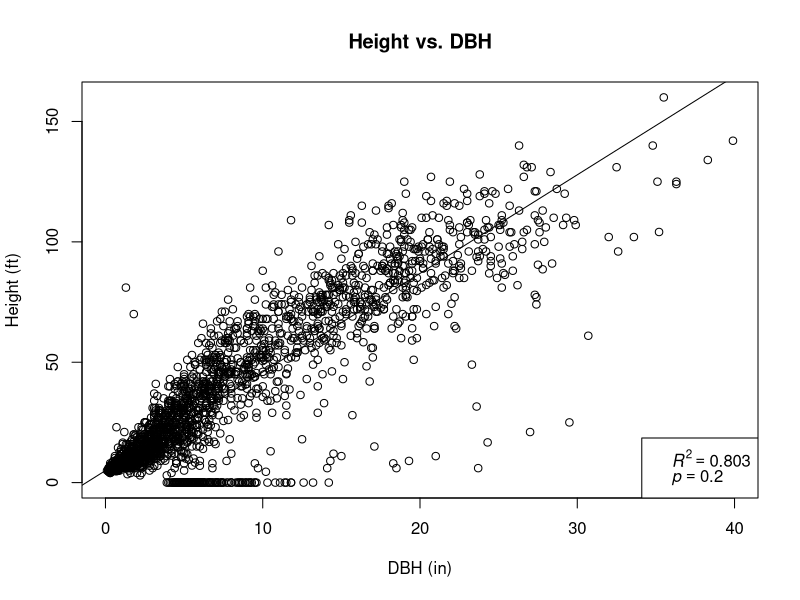
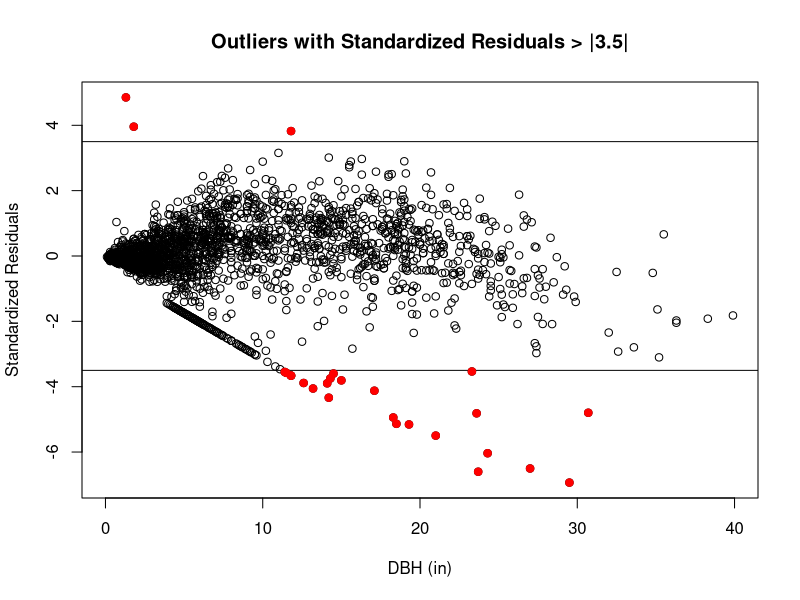

Reproduce these figures in R, in order.
###    Setup workspace
##  Set directory
setwd("C:/Users/amart90/Documents/R/Outlier")

##  Load Packages
3 + 2

##  Load Data
trees = data.frame(read.csv("tbl_trees.csv"))
sample_units = data.frame(read.csv("tbl_unit.csv"))
sample_episodes = data.frame(read.csv("tbl_unitSamplingEpisode.csv"))

##  Add Unit Name
unitID <- merge(sample_episodes[,1:2], sample_units[,1:3], by = "unitID")
unitID <- unitID[,-3]
unitID <- unitID[,-1]
trees <- merge(trees , unitID , by = "unitSamplingEpisodeID")

###    Logical Boundaries
##  Heights
OutL1 <- trees[trees$htlc_ft > trees$ht_ft,]
OutL1 <- OutL1[!is.na(OutL1$treeID),]
OutL2 <- trees[trees$cbh_ft > trees$htlc_ft,]
OutL2 <- OutL2[!is.na(OutL2$treeID),]


##  Scorch/Char
OutL3 <- trees[trees$minBoleChar_ft > trees$maxBoleChar_ft,]
OutL3 <- OutL3[!is.na(OutL3$treeID),]
OutL4 <- trees[trees$maxBoleChar_ft > trees$ht_ft,]
OutL4 <- OutL4[!is.na(OutL4$treeID),]
OutL5 <- trees[trees$maxScorchHt_ft > trees$htlc_ft,]
OutL5 <- OutL5[!is.na(OutL5$treeID),]

##  StatusID
OutL6 <- trees[trees$statusID == 6,]
OutL6 <- OutL6[OutL6$htlc_ft > 0,]
OutL6 <- OutL6[!is.na(OutL6$htlc_ft),]
OutL7 <- trees[trees$statusID == 1,]
OutL7 <- OutL7[OutL7$htlc_ft == 0,]
OutL7 <- OutL7[!is.na(OutL7$htlc_ft),]
OutL8 <- trees[trees$statusID == 6,]
OutL8 <- OutL8[!is.na(OutL8$maxScorchHt_ft) | !is.na(OutL8$minBoleChar_ft) | !is.na(OutL8$maxBoleChar_ft) | !is.na(OutL8$burnSeverity) | !is.na(OutL8$crownScorch_. != 0),]
OutL8 <- OutL8[!is.na(OutL8$treeID),]

##  Burn Severity
OutL9 <- trees[trees$burnSeverity == 3,]
OutL9 <- OutL9[OutL9$crownScorch_. < 100,]
OutL9 <- OutL9[!is.na(OutL9$burnSeverity),]
OutL10 <- trees[trees$burnSeverity == 2,]
OutL10 <- OutL10[OutL10$crownScorch_. > 99 | OutL10$crownScorch_.  < 1,]
OutL10 <- OutL10[!is.na(OutL10$burnSeverity),]
OutL11 <- trees[trees$burnSeverity == 1,]
OutL11 <- OutL11[OutL11$crownScorch_. > 0,]
OutL11 <- OutL11[!is.na(OutL11$burnSeverity),]

##  Add Error Message and Output to OutLog
if(nrow(OutL1) > 0) {OutL1$Error <- "Logical Bound (Htlc > Ht)"; OutLog <- rbind(OutL1)}
if(nrow(OutL2) > 0) {OutL2$Error <- "Logical Bound (Cbh > Htlc)"; OutLog <- rbind(OutLog, OutL2)}
if(nrow(OutL3) > 0) {OutL3$Error <- "Logical Bound (MinChar > MaxChar)"; OutLog <- rbind(OutLog, OutL3)}
if(nrow(OutL4) > 0) {OutL4$Error <- "Logical Bound (MaxChar > Ht)"; OutLog <- rbind(OutLog, OutL4)}
if(nrow(OutL5) > 0) {OutL5$Error <- "Logical Bound (MaxScorch > Htlc)"; OutLog <- rbind(OutLog, OutL5)}
if(nrow(OutL6) > 0) {OutL6$Error <- "Logical Bound (Dead w/ Live Crown)"; OutLog <- rbind(OutLog, OutL6)}
if(nrow(OutL7) > 0) {OutL7$Error <- "Logical Bound (Live w/o Live Crown)"; OutLog <- rbind(OutLog, OutL7)}
if(nrow(OutL8) > 0) {OutL8$Error <- "Logical Bound (Dead Trees w/ improper data)"; OutLog <- rbind(OutLog, OutL8)}
if(nrow(OutL9) > 0) {OutL9$Error <- "Logical Bound (BrnSev 3 Crwn Srch < 100)"; OutLog <- rbind(OutLog, OutL9)}
if(nrow(OutL10) > 0) {OutL10$Error <- "Logical Bound (BrnSev 2 Crwn Srch 0 or 100)"; OutLog <- rbind(OutLog, OutL10)}
if(nrow(OutL11) > 0) {OutL11$Error <- "Logical Bound (BrnSev1 Crwn Srch > 0)"; OutLog <- rbind(OutLog, OutL11)}

###    Regression: Ht over DBH
mod1 <- lm(trees$ht_ft ~ trees$dbh_in)
summary(mod1) #R-squared: 0.8035; p < 0.001

##  Calculate residuals and output these potential outliers to OutR1
res1 <- rstandard(mod1)
OutR1 <-trees
OutR1 <- OutR1[abs(res1) > 3.5, ]
res2 <- res1[abs(res1) > 3.5]

##  Plots

#Height Vs. DBH
plot(trees$dbh_in, trees$ht_ft, xlab = "DBH (in)", ylab = "Height (ft)", main = "Height vs. DBH")
abline(mod1)
r2 = summary(mod1)$adj.r.squared
p = summary(mod1)$coefficients[2,4]
p = 0.2
rp = vector('expression', 2)
rp[1] = substitute(expression(italic(R)^2 == MYVALUE), list(MYVALUE = format(r2, dig = 3)))[2]
rp[2] = substitute(expression(italic(p) == MYOTHERVALUE), list(MYOTHERVALUE = format(p, digits = 3))) [2]
legend('bottomright', legend = rp, bty = 0)

#Outliers with Standardized Residuals > |3.5|
plot(trees$dbh_in, res1, xlab = "DBH (in)", ylab = "Standardized Residuals", main = "Outliers with Standardized Residuals > |3.5|")
abline(3.5, 0)
abline(-3.5, 0)
points(OutR1$dbh_in, res2, pch = 21, col = "red", bg = "red")

##  Add Error Message and Output to OutReg
if(nrow(OutR1) > 0) {OutR1$Error <- "Regression (StdRes > |3.5|)"; OutReg <- rbind(OutR1)}


###Compile and Export All Outliers to Overstory_Outliers.xls
if(nrow(OutLog) > 0) {Overstory_Outliers <- rbind(OutLog)}
if(nrow(OutReg) > 0) {Overstory_Outliers <- rbind(Overstory_Outliers, OutReg)}
if(nrow(Overstory_Outliers) > 0) {write.csv(Overstory_Outliers, file = "Overstory_Outliers.csv")}
  